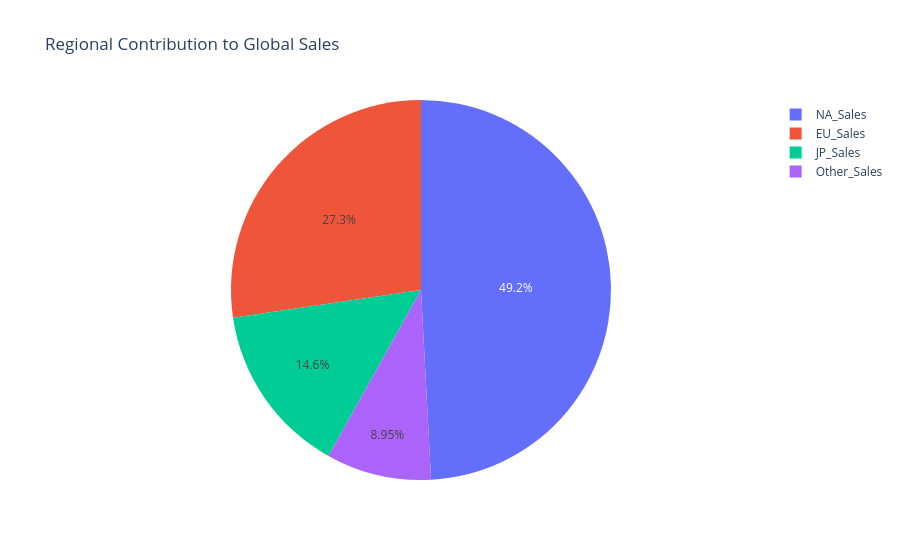

The notebook cell this image was saved under:
### Markdown cell above
## 6.Which regions contribute the most to global sales?

### Code cell
sales = df[["NA_Sales","EU_Sales","JP_Sales","Other_Sales"]].sum()

sales_df = pd.DataFrame({
    "Region":sales.index,
    "Sales":sales.values
})

fig = px.pie(
    sales_df,
    names="Region",
    values="Sales",
    title="Regional Contribution to Global Sales"
)

fig.show()

### Figure 1 — Plotly figure (JSON) as saved in the notebook; plotly's stock layout.template omitted (floating-point values rounded to 4 significant figures)
{"data": [{"domain": {"x": [0, 1], "y": [0, 1]}, "hovertemplate": "Region=%{label}<br>Sales=%{value}<extra></extra>", "labels": ["NA_Sales", "EU_Sales", "JP_Sales", "Other_Sales"], "legendgroup": "", "name": "", "showlegend": true, "type": "pie", "values": [4333.0, 2409.0, 1284.0, 789.0]}], "layout": {"legend": {"tracegroupgap": 0}, "title": {"text": "Regional Contribution to Global Sales"}}}
